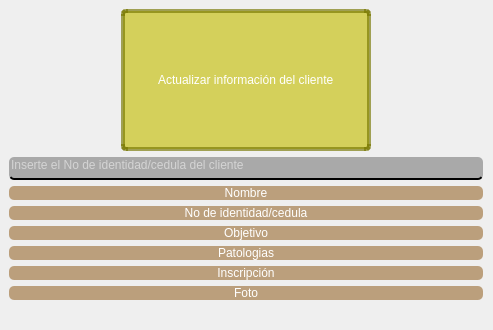
<?xml version="1.0" encoding="UTF-8"?>
<ui version="4.0">
 <class>Cambiar_info_cliente</class>
 <widget class="QWidget" name="Cambiar_info_cliente">
  <property name="geometry">
   <rect>
    <x>0</x>
    <y>0</y>
    <width>493</width>
    <height>330</height>
   </rect>
  </property>
  <property name="minimumSize">
   <size>
    <width>493</width>
    <height>330</height>
   </size>
  </property>
  <property name="maximumSize">
   <size>
    <width>493</width>
    <height>330</height>
   </size>
  </property>
  <property name="windowTitle">
   <string>Actualizar información del cliente</string>
  </property>
  <property name="windowIcon">
   <iconset resource="../images/imagenes.qrc">
    <normaloff>:/imagenes/lapiz_editar.png</normaloff>:/imagenes/lapiz_editar.png</iconset>
  </property>
  <widget class="QWidget" name="wdg_principal" native="true">
   <property name="geometry">
    <rect>
     <x>-1</x>
     <y>-1</y>
     <width>501</width>
     <height>331</height>
    </rect>
   </property>
   <property name="styleSheet">
    <string notr="true">QWidget #wdg_principal {
	
	background-image: url(:/imagenes/gimnasio_cambiar_info.jpg);
	background-position: center;
}</string>
   </property>
   <widget class="QWidget" name="verticalLayoutWidget">
    <property name="geometry">
     <rect>
      <x>10</x>
      <y>10</y>
      <width>474</width>
      <height>291</height>
     </rect>
    </property>
    <layout class="QVBoxLayout" name="lay_ver_principal">
     <item alignment="Qt::AlignHCenter">
      <widget class="QLabel" name="lbl_ActualizarInfo">
       <property name="styleSheet">
        <string notr="true">
background-color:rgba(206, 202, 59,210);
border: 4px solid rgba(118, 118, 0, 166);
border-radius:5px;
padding-right:30px;
padding-left:30px;
font: 30pt &quot;Gill Sans MT Condensed&quot;;
color: rgb(255, 255, 255);</string>
       </property>
       <property name="text">
        <string>Actualizar información del cliente</string>
       </property>
      </widget>
     </item>
     <item>
      <widget class="QLineEdit" name="txt_identidad_cedula">
       <property name="styleSheet">
        <string notr="true">background-color: rgba(0,0,0,75);
border: none;
border-bottom: 2px solid rgba(0, 0, 0, 255);
padding-bottom: 5px;
font: 11pt &quot;Gill Sans MT&quot;;
color: rgb(255, 255, 255);
border-radius: 5px;
</string>
       </property>
       <property name="placeholderText">
        <string>Inserte el No de identidad/cedula del cliente</string>
       </property>
      </widget>
     </item>
     <item>
      <widget class="QPushButton" name="btn_nombre">
       <property name="styleSheet">
        <string notr="true">QPushButton {
	background-color:rgba(176, 142, 99,210);
	border-radius: 5px;
	
	color: rgb(255, 255, 255);
	
	font: 15pt &quot;Gill Sans MT Condensed&quot;;
}

QPushButton:hover {
	background-color: rgba(255, 255, 0, 225);
	border-radius:5px;
	
	font: 15pt &quot;Gill Sans MT Condensed&quot;;
}

QPushButton:pressed {
	background-color: rgba(170, 85, 0, 225);
	border-radius: 5px;
	
	font: 15pt &quot;Gill Sans MT Condensed&quot;;
}</string>
       </property>
       <property name="text">
        <string>Nombre</string>
       </property>
      </widget>
     </item>
     <item>
      <widget class="QPushButton" name="btn_id">
       <property name="styleSheet">
        <string notr="true">QPushButton {
	background-color:rgba(176, 142, 99,210);
	border-radius: 5px;
	
	color: rgb(255, 255, 255);
	
	font: 15pt &quot;Gill Sans MT Condensed&quot;;
}

QPushButton:hover {
	background-color: rgba(255, 255, 0, 225);
	border-radius:5px;
	
	font: 15pt &quot;Gill Sans MT Condensed&quot;;
}

QPushButton:pressed {
	background-color: rgba(170, 85, 0, 225);
	border-radius: 5px;
	
	font: 15pt &quot;Gill Sans MT Condensed&quot;;
}</string>
       </property>
       <property name="text">
        <string>No de identidad/cedula</string>
       </property>
      </widget>
     </item>
     <item>
      <widget class="QPushButton" name="btn_objetivo">
       <property name="styleSheet">
        <string notr="true">QPushButton {
	background-color:rgba(176, 142, 99,210);
	border-radius: 5px;
	
	color: rgb(255, 255, 255);
	
	font: 15pt &quot;Gill Sans MT Condensed&quot;;
}

QPushButton:hover {
	background-color: rgba(255, 255, 0, 225);
	border-radius:5px;
	
	font: 15pt &quot;Gill Sans MT Condensed&quot;;
}

QPushButton:pressed {
	background-color: rgba(170, 85, 0, 225);
	border-radius: 5px;
	
	font: 15pt &quot;Gill Sans MT Condensed&quot;;
}</string>
       </property>
       <property name="text">
        <string>Objetivo</string>
       </property>
      </widget>
     </item>
     <item>
      <widget class="QPushButton" name="btn_patologias">
       <property name="styleSheet">
        <string notr="true">QPushButton {
	background-color:rgba(176, 142, 99,210);
	border-radius: 5px;
	
	color: rgb(255, 255, 255);
	
	font: 15pt &quot;Gill Sans MT Condensed&quot;;
}

QPushButton:hover {
	background-color: rgba(255, 255, 0, 225);
	border-radius:5px;
	
	font: 15pt &quot;Gill Sans MT Condensed&quot;;
}

QPushButton:pressed {
	background-color: rgba(170, 85, 0, 225);
	border-radius: 5px;
	
	font: 15pt &quot;Gill Sans MT Condensed&quot;;
}</string>
       </property>
       <property name="text">
        <string>Patologias</string>
       </property>
      </widget>
     </item>
     <item>
      <widget class="QPushButton" name="btn_inscripcion">
       <property name="styleSheet">
        <string notr="true">QPushButton {
	background-color:rgba(176, 142, 99,210);
	border-radius: 5px;
	
	color: rgb(255, 255, 255);
	
	font: 15pt &quot;Gill Sans MT Condensed&quot;;
}

QPushButton:hover {
	background-color: rgba(255, 255, 0, 225);
	border-radius:5px;
	
	font: 15pt &quot;Gill Sans MT Condensed&quot;;
}

QPushButton:pressed {
	background-color: rgba(170, 85, 0, 225);
	border-radius: 5px;
	
	font: 15pt &quot;Gill Sans MT Condensed&quot;;
}</string>
       </property>
       <property name="text">
        <string>Inscripción</string>
       </property>
      </widget>
     </item>
     <item>
      <widget class="QPushButton" name="btn_foto">
       <property name="styleSheet">
        <string notr="true">QPushButton {
	background-color:rgba(176, 142, 99,210);
	border-radius: 5px;
	
	color: rgb(255, 255, 255);
	
	font: 15pt &quot;Gill Sans MT Condensed&quot;;
}

QPushButton:hover {
	background-color: rgba(255, 255, 0, 225);
	border-radius:5px;
	
	font: 15pt &quot;Gill Sans MT Condensed&quot;;
}

QPushButton:pressed {
	background-color: rgba(170, 85, 0, 225);
	border-radius: 5px;
	
	font: 15pt &quot;Gill Sans MT Condensed&quot;;
}</string>
       </property>
       <property name="text">
        <string>Foto</string>
       </property>
      </widget>
     </item>
    </layout>
   </widget>
  </widget>
 </widget>
 <resources>
  <include location="../images/imagenes.qrc"/>
 </resources>
 <connections/>
</ui>
